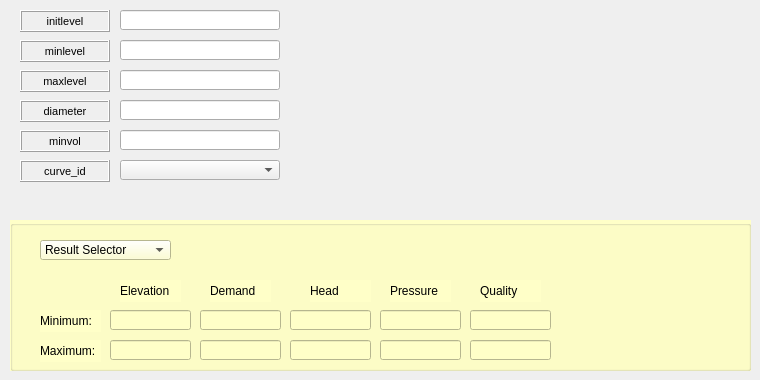
     <widget class="QWidget" name="tab_12">
      <attribute name="title">
       <string>Tank</string>
      </attribute>
      <widget class="QGroupBox" name="groupBox_4">
       <property name="geometry">
        <rect>
         <x>10</x>
         <y>220</y>
         <width>741</width>
         <height>151</height>
        </rect>
       </property>
       <property name="autoFillBackground">
        <bool>false</bool>
       </property>
       <property name="styleSheet">
        <string notr="true">background-color: rgb(255, 255, 200);</string>
       </property>
       <property name="title">
        <string/>
       </property>
       <widget class="QLineEdit" name="rpt_node_max_quality_3">
        <property name="geometry">
         <rect>
          <x>460</x>
          <y>120</y>
          <width>81</width>
          <height>20</height>
         </rect>
        </property>
        <property name="text">
         <string/>
        </property>
       </widget>
       <widget class="QComboBox" name="result_selection_result_id_3">
        <property name="geometry">
         <rect>
          <x>30</x>
          <y>20</y>
          <width>131</width>
          <height>20</height>
         </rect>
        </property>
        <item>
         <property name="text">
          <string>Result Selector</string>
         </property>
        </item>
       </widget>
       <widget class="QLineEdit" name="rpt_node_min_demand_3">
        <property name="geometry">
         <rect>
          <x>190</x>
          <y>90</y>
          <width>81</width>
          <height>20</height>
         </rect>
        </property>
        <property name="text">
         <string/>
        </property>
       </widget>
       <widget class="QLabel" name="label_min_result_3">
        <property name="geometry">
         <rect>
          <x>30</x>
          <y>90</y>
          <width>61</width>
          <height>22</height>
         </rect>
        </property>
        <property name="font">
         <font>
          <pointsize>9</pointsize>
         </font>
        </property>
        <property name="frameShape">
         <enum>QFrame::NoFrame</enum>
        </property>
        <property name="frameShadow">
         <enum>QFrame::Plain</enum>
        </property>
        <property name="text">
         <string>Minimum:</string>
        </property>
        <property name="textFormat">
         <enum>Qt::AutoText</enum>
        </property>
        <property name="scaledContents">
         <bool>false</bool>
        </property>
        <property name="alignment">
         <set>Qt::AlignLeading|Qt::AlignLeft|Qt::AlignVCenter</set>
        </property>
        <property name="margin">
         <number>3</number>
        </property>
       </widget>
       <widget class="QLabel" name="label_rpt_node_demand_3">
        <property name="geometry">
         <rect>
          <x>200</x>
          <y>60</y>
          <width>61</width>
          <height>22</height>
         </rect>
        </property>
        <property name="font">
         <font>
          <pointsize>9</pointsize>
         </font>
        </property>
        <property name="frameShape">
         <enum>QFrame::NoFrame</enum>
        </property>
        <property name="frameShadow">
         <enum>QFrame::Plain</enum>
        </property>
        <property name="text">
         <string>Demand</string>
        </property>
        <property name="textFormat">
         <enum>Qt::AutoText</enum>
        </property>
        <property name="scaledContents">
         <bool>false</bool>
        </property>
        <property name="alignment">
         <set>Qt::AlignLeading|Qt::AlignLeft|Qt::AlignVCenter</set>
        </property>
        <property name="margin">
         <number>3</number>
        </property>
       </widget>
       <widget class="QLineEdit" name="rpt_node_min_quality_3">
        <property name="geometry">
         <rect>
          <x>460</x>
          <y>90</y>
          <width>81</width>
          <height>20</height>
         </rect>
        </property>
        <property name="text">
         <string/>
        </property>
       </widget>
       <widget class="QLineEdit" name="rpt_node_max_demand_3">
        <property name="geometry">
         <rect>
          <x>190</x>
          <y>120</y>
          <width>81</width>
          <height>20</height>
         </rect>
        </property>
        <property name="text">
         <string/>
        </property>
       </widget>
       <widget class="QLineEdit" name="rpt_node_max_head_3">
        <property name="geometry">
         <rect>
          <x>280</x>
          <y>120</y>
          <width>81</width>
          <height>20</height>
         </rect>
        </property>
        <property name="text">
         <string/>
        </property>
       </widget>
       <widget class="QLabel" name="label_rpt_node_elevation_3">
        <property name="geometry">
         <rect>
          <x>110</x>
          <y>60</y>
          <width>61</width>
          <height>22</height>
         </rect>
        </property>
        <property name="font">
         <font>
          <pointsize>9</pointsize>
         </font>
        </property>
        <property name="frameShape">
         <enum>QFrame::NoFrame</enum>
        </property>
        <property name="frameShadow">
         <enum>QFrame::Plain</enum>
        </property>
        <property name="text">
         <string>Elevation</string>
        </property>
        <property name="textFormat">
         <enum>Qt::AutoText</enum>
        </property>
        <property name="scaledContents">
         <bool>false</bool>
        </property>
        <property name="alignment">
         <set>Qt::AlignLeading|Qt::AlignLeft|Qt::AlignVCenter</set>
        </property>
        <property name="margin">
         <number>3</number>
        </property>
       </widget>
       <widget class="QLabel" name="label_rpt_node_head_3">
        <property name="geometry">
         <rect>
          <x>300</x>
          <y>60</y>
          <width>61</width>
          <height>22</height>
         </rect>
        </property>
        <property name="font">
         <font>
          <pointsize>9</pointsize>
         </font>
        </property>
        <property name="frameShape">
         <enum>QFrame::NoFrame</enum>
        </property>
        <property name="frameShadow">
         <enum>QFrame::Plain</enum>
        </property>
        <property name="text">
         <string>Head</string>
        </property>
        <property name="textFormat">
         <enum>Qt::AutoText</enum>
        </property>
        <property name="scaledContents">
         <bool>false</bool>
        </property>
        <property name="alignment">
         <set>Qt::AlignLeading|Qt::AlignLeft|Qt::AlignVCenter</set>
        </property>
        <property name="margin">
         <number>3</number>
        </property>
       </widget>
       <widget class="QLineEdit" name="rpt_node_min_head_3">
        <property name="geometry">
         <rect>
          <x>280</x>
          <y>90</y>
          <width>81</width>
          <height>20</height>
         </rect>
        </property>
        <property name="text">
         <string/>
        </property>
       </widget>
       <widget class="QLineEdit" name="rpt_node_max_pressure_3">
        <property name="geometry">
         <rect>
          <x>370</x>
          <y>120</y>
          <width>81</width>
          <height>20</height>
         </rect>
        </property>
        <property name="text">
         <string/>
        </property>
       </widget>
       <widget class="QLineEdit" name="rpt_node_elevation_5">
        <property name="geometry">
         <rect>
          <x>100</x>
          <y>90</y>
          <width>81</width>
          <height>20</height>
         </rect>
        </property>
        <property name="text">
         <string/>
        </property>
       </widget>
       <widget class="QLabel" name="label_max_result_3">
        <property name="geometry">
         <rect>
          <x>30</x>
          <y>120</y>
          <width>61</width>
          <height>22</height>
         </rect>
        </property>
        <property name="font">
         <font>
          <pointsize>9</pointsize>
         </font>
        </property>
        <property name="frameShape">
         <enum>QFrame::NoFrame</enum>
        </property>
        <property name="frameShadow">
         <enum>QFrame::Plain</enum>
        </property>
        <property name="text">
         <string>Maximum:</string>
        </property>
        <property name="textFormat">
         <enum>Qt::AutoText</enum>
        </property>
        <property name="scaledContents">
         <bool>false</bool>
        </property>
        <property name="alignment">
         <set>Qt::AlignLeading|Qt::AlignLeft|Qt::AlignVCenter</set>
        </property>
        <property name="margin">
         <number>3</number>
        </property>
       </widget>
       <widget class="QLabel" name="label_rpt_node_pressure_3">
        <property name="geometry">
         <rect>
          <x>380</x>
          <y>60</y>
          <width>61</width>
          <height>22</height>
         </rect>
        </property>
        <property name="font">
         <font>
          <pointsize>9</pointsize>
         </font>
        </property>
        <property name="frameShape">
         <enum>QFrame::NoFrame</enum>
        </property>
        <property name="frameShadow">
         <enum>QFrame::Plain</enum>
        </property>
        <property name="text">
         <string>Pressure</string>
        </property>
        <property name="textFormat">
         <enum>Qt::AutoText</enum>
        </property>
        <property name="scaledContents">
         <bool>false</bool>
        </property>
        <property name="alignment">
         <set>Qt::AlignLeading|Qt::AlignLeft|Qt::AlignVCenter</set>
        </property>
        <property name="margin">
         <number>3</number>
        </property>
       </widget>
       <widget class="QLineEdit" name="rpt_node_elevation_6">
        <property name="geometry">
         <rect>
          <x>100</x>
          <y>120</y>
          <width>81</width>
          <height>20</height>
         </rect>
        </property>
        <property name="text">
         <string/>
        </property>
       </widget>
       <widget class="QLineEdit" name="rpt_node_min_pressure_3">
        <property name="geometry">
         <rect>
          <x>370</x>
          <y>90</y>
          <width>81</width>
          <height>20</height>
         </rect>
        </property>
        <property name="text">
         <string/>
        </property>
       </widget>
       <widget class="QLabel" name="label_rpt_node_quality_3">
        <property name="geometry">
         <rect>
          <x>470</x>
          <y>60</y>
          <width>61</width>
          <height>22</height>
         </rect>
        </property>
        <property name="font">
         <font>
          <pointsize>9</pointsize>
         </font>
        </property>
        <property name="frameShape">
         <enum>QFrame::NoFrame</enum>
        </property>
        <property name="frameShadow">
         <enum>QFrame::Plain</enum>
        </property>
        <property name="text">
         <string>Quality</string>
        </property>
        <property name="textFormat">
         <enum>Qt::AutoText</enum>
        </property>
        <property name="scaledContents">
         <bool>false</bool>
        </property>
        <property name="alignment">
         <set>Qt::AlignLeading|Qt::AlignLeft|Qt::AlignVCenter</set>
        </property>
        <property name="margin">
         <number>3</number>
        </property>
       </widget>
      </widget>
      <widget class="QComboBox" name="inp_tank_curve_id">
       <property name="geometry">
        <rect>
         <x>120</x>
         <y>160</y>
         <width>160</width>
         <height>20</height>
        </rect>
       </property>
      </widget>
      <widget class="QLineEdit" name="inp_tank_initlevel">
       <property name="geometry">
        <rect>
         <x>120</x>
         <y>10</y>
         <width>160</width>
         <height>20</height>
        </rect>
       </property>
       <property name="text">
        <string/>
       </property>
      </widget>
      <widget class="QLineEdit" name="inp_tank_diameter">
       <property name="geometry">
        <rect>
         <x>120</x>
         <y>100</y>
         <width>160</width>
         <height>20</height>
        </rect>
       </property>
       <property name="text">
        <string/>
       </property>
      </widget>
      <widget class="QLabel" name="label_v_inp_edit_tank_initlevel">
       <property name="enabled">
        <bool>true</bool>
       </property>
       <property name="geometry">
        <rect>
         <x>20</x>
         <y>10</y>
         <width>90</width>
         <height>22</height>
        </rect>
       </property>
       <property name="sizePolicy">
        <sizepolicy hsizetype="Preferred" vsizetype="Preferred">
         <horstretch>0</horstretch>
         <verstretch>0</verstretch>
        </sizepolicy>
       </property>
       <property name="font">
        <font>
         <pointsize>8</pointsize>
        </font>
       </property>
       <property name="statusTip">
        <string/>
       </property>
       <property name="accessibleName">
        <string/>
       </property>
       <property name="layoutDirection">
        <enum>Qt::LeftToRight</enum>
       </property>
       <property name="autoFillBackground">
        <bool>false</bool>
       </property>
       <property name="inputMethodHints">
        <set>Qt::ImhNone</set>
       </property>
       <property name="frameShape">
        <enum>QFrame::Box</enum>
       </property>
       <property name="frameShadow">
        <enum>QFrame::Raised</enum>
       </property>
       <property name="lineWidth">
        <number>1</number>
       </property>
       <property name="midLineWidth">
        <number>0</number>
       </property>
       <property name="text">
        <string>initlevel</string>
       </property>
       <property name="alignment">
        <set>Qt::AlignCenter</set>
       </property>
       <property name="wordWrap">
        <bool>false</bool>
       </property>
       <property name="margin">
        <number>3</number>
       </property>
      </widget>
      <widget class="QLabel" name="label_v_inp_edit_tank_minvol">
       <property name="geometry">
        <rect>
         <x>20</x>
         <y>130</y>
         <width>90</width>
         <height>22</height>
        </rect>
       </property>
       <property name="font">
        <font>
         <pointsize>8</pointsize>
        </font>
       </property>
       <property name="frameShape">
        <enum>QFrame::Box</enum>
       </property>
       <property name="frameShadow">
        <enum>QFrame::Raised</enum>
       </property>
       <property name="text">
        <string>minvol</string>
       </property>
       <property name="alignment">
        <set>Qt::AlignCenter</set>
       </property>
       <property name="margin">
        <number>3</number>
       </property>
      </widget>
      <widget class="QLabel" name="label_v_inp_edit_tank_minlevel">
       <property name="geometry">
        <rect>
         <x>20</x>
         <y>40</y>
         <width>90</width>
         <height>22</height>
        </rect>
       </property>
       <property name="font">
        <font>
         <pointsize>8</pointsize>
        </font>
       </property>
       <property name="frameShape">
        <enum>QFrame::Box</enum>
       </property>
       <property name="frameShadow">
        <enum>QFrame::Raised</enum>
       </property>
       <property name="text">
        <string>minlevel</string>
       </property>
       <property name="alignment">
        <set>Qt::AlignCenter</set>
       </property>
       <property name="margin">
        <number>3</number>
       </property>
      </widget>
      <widget class="QLineEdit" name="inp_tank_maxlevel">
       <property name="geometry">
        <rect>
         <x>120</x>
         <y>70</y>
         <width>160</width>
         <height>20</height>
        </rect>
       </property>
       <property name="text">
        <string/>
       </property>
      </widget>
      <widget class="QLabel" name="label_v_inp_edit_tank_curve_id">
       <property name="geometry">
        <rect>
         <x>20</x>
         <y>160</y>
         <width>90</width>
         <height>22</height>
        </rect>
       </property>
       <property name="font">
        <font>
         <pointsize>8</pointsize>
        </font>
       </property>
       <property name="frameShape">
        <enum>QFrame::Box</enum>
       </property>
       <property name="frameShadow">
        <enum>QFrame::Raised</enum>
       </property>
       <property name="text">
        <string>curve_id</string>
       </property>
       <property name="alignment">
        <set>Qt::AlignCenter</set>
       </property>
       <property name="margin">
        <number>3</number>
       </property>
      </widget>
      <widget class="QLineEdit" name="inp_tank_minvol">
       <property name="geometry">
        <rect>
         <x>120</x>
         <y>130</y>
         <width>160</width>
         <height>20</height>
        </rect>
       </property>
       <property name="text">
        <string/>
       </property>
      </widget>
      <widget class="QLabel" name="label_v_inp_edit_tank_diameter">
       <property name="enabled">
        <bool>true</bool>
       </property>
       <property name="geometry">
        <rect>
         <x>20</x>
         <y>100</y>
         <width>90</width>
         <height>22</height>
        </rect>
       </property>
       <property name="sizePolicy">
        <sizepolicy hsizetype="Preferred" vsizetype="Preferred">
         <horstretch>0</horstretch>
         <verstretch>0</verstretch>
        </sizepolicy>
       </property>
       <property name="font">
        <font>
         <pointsize>8</pointsize>
        </font>
       </property>
       <property name="statusTip">
        <string/>
       </property>
       <property name="accessibleName">
        <string/>
       </property>
       <property name="layoutDirection">
        <enum>Qt::LeftToRight</enum>
       </property>
       <property name="autoFillBackground">
        <bool>false</bool>
       </property>
       <property name="inputMethodHints">
        <set>Qt::ImhNone</set>
       </property>
       <property name="frameShape">
        <enum>QFrame::Box</enum>
       </property>
       <property name="frameShadow">
        <enum>QFrame::Raised</enum>
       </property>
       <property name="lineWidth">
        <number>1</number>
       </property>
       <property name="midLineWidth">
        <number>0</number>
       </property>
       <property name="text">
        <string>diameter</string>
       </property>
       <property name="alignment">
        <set>Qt::AlignCenter</set>
       </property>
       <property name="wordWrap">
        <bool>false</bool>
       </property>
       <property name="margin">
        <number>3</number>
       </property>
      </widget>
      <widget class="QLineEdit" name="inp_tank_minlevel">
       <property name="geometry">
        <rect>
         <x>120</x>
         <y>40</y>
         <width>160</width>
         <height>20</height>
        </rect>
       </property>
       <property name="text">
        <string/>
       </property>
      </widget>
      <widget class="QLabel" name="label_v_inp_edit_tank_maxlevel">
       <property name="geometry">
        <rect>
         <x>20</x>
         <y>70</y>
         <width>90</width>
         <height>22</height>
        </rect>
       </property>
       <property name="font">
        <font>
         <pointsize>8</pointsize>
        </font>
       </property>
       <property name="frameShape">
        <enum>QFrame::Box</enum>
       </property>
       <property name="frameShadow">
        <enum>QFrame::Raised</enum>
       </property>
       <property name="text">
        <string>maxlevel</string>
       </property>
       <property name="alignment">
        <set>Qt::AlignCenter</set>
       </property>
       <property name="margin">
        <number>3</number>
       </property>
      </widget>
     </widget>
